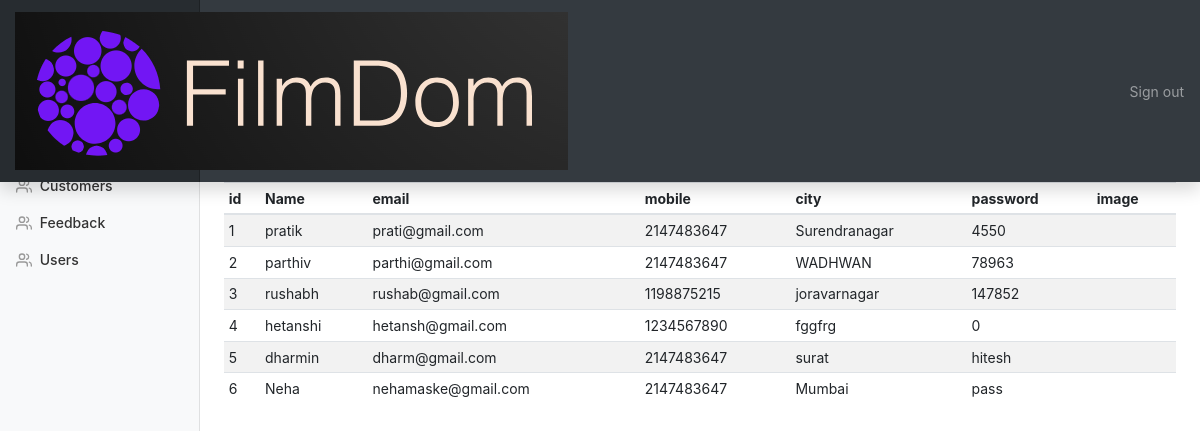
Page /admin/users.php (signed in) on the committed database.
### tables this page shows
CREATE TABLE `user` (
  `id` int(25) NOT NULL,
  `username` varchar(100) NOT NULL,
  `email` varchar(100) NOT NULL,
  `mobile` int(10) NOT NULL,
  `city` varchar(25) NOT NULL,
  `password` varchar(12) NOT NULL,
  `image` varchar(100) NOT NULL
);

### admin/users.php (the view, shortened to what this page needs)
<!doctype html>
<html lang="en">
  <head>
<?php include_once("./templates/top.php"); ?>
<?php include_once("./templates/navbar.php"); ?>
<div class="container-fluid">
  <div class="row">
    <?php include "./templates/sidebar.php"; ?>
      <div class="row">
      	<div class="col-10">
      		<h2>Users</h2>
      	</div>
      </div>
      <div class="table-responsive">
        <table class="table table-striped table-sm">
          <thead>
            <tr>
              <th>id</th>
              <th>Name</th>
              <th>email</th>
              <th>mobile</th>
              <th>city</th>
              <th>password</th>
              <th>image</th>
            </tr>
          </thead>
          <tbody id="product_list">
           <?php
include_once 'Database.php';
$result = mysqli_query($conn,"SELECT * FROM user");
if (mysqli_num_rows($result) > 0) {
  while($row = mysqli_fetch_array($result)) {
    $id=$row['id'];?>
    <tr>
              <td><?php echo $row['id'];?></td>
              <td><?php echo $row['username'];?></td>
              <td><?php echo $row['email'];?></td>
              <td><?php echo $row['mobile'];?></td>
              <td><?php echo $row['city'];?></td>
              <td><?php echo $row['password'];?></td>
              <td><img src="image/<?php echo $row['image']; ?>" alt="" class="resize"></td>
            </tr>
  <?php
  }
}
?>
          </tbody>
        </table>
      </div>
    </main>
  </div>
</div>
<?php include_once("./templates/footer.php"); ?>

### admin/templates/top.php (shortened to what this page needs)
<link rel="stylesheet" href="./css/bootstrap.min.css">
<link rel="stylesheet" href="./css/all.css">
    <link href="./css/dashboard.css" rel="stylesheet">
  </head>
 <body>

### admin/templates/navbar.php
 <nav class="navbar navbar-dark fixed-top bg-dark flex-md-nowrap p-0 shadow">
  <a class="navbar-brand col-sm-3 col-md-2 mr-0" href="#"><img src="logo.png" alt=""></a>
  <ul class="navbar-nav px-3">
    <li class="nav-item text-nowrap">
    	<?php
    		if (isset($_SESSION['admin'])) {
    			?>
    				<a class="nav-link" href="../admin/admin-logout.php">Sign out</a>
    			<?php
    		}
    	?>
    </li>
  </ul>
</nav>

### admin/templates/sidebar.php (shortened to what this page needs)
<nav class="col-md-2 d-none d-md-block bg-light sidebar">
      <div class="sidebar-sticky">
        <ul class="nav flex-column">
          <li class="nav-item">
            <a class="nav-link" href="index.php">
            </a>
          </li>
         <li class="nav-item">
            <a class="nav-link" href="add-movie.php">
            </a>
          </li>
         <li class="nav-item">
            <a class="nav-link" href="Theater_and_show.php">
            </a>
          </li>
          <li class="nav-item">
            <a class="nav-link" href="customers.php">
              <span data-feather="users"></span>
              Customers
            </a>
          </li>
           <li class="nav-item">
            <a class="nav-link" href="Feedback.php">
              <span data-feather="users"></span>
              Feedback
            </a>
          </li>
           <li class="nav-item">
            <a class="nav-link" href="users.php">
              <span data-feather="users"></span>
              Users
            </a>
          </li>
        </ul>
      </div>
    </nav>
    <main role="main" class="col-md-9 ml-sm-auto col-lg-10 px-4">
      <div class="d-flex justify-content-between flex-wrap flex-md-nowrap align-items-center pt-3 pb-2 mb-3 border-bottom">
        <h1 class="h2">Hello <?php echo $_SESSION["admin"]; ?></h1>
      </div>

### admin/templates/footer.php (shortened to what this page needs)
 </body>
</html>

### admin/css/dashboard.css (style rules this page uses)
body { font-size: .875rem; }
.feather { width: 16px; height: 16px; vertical-align: text-bottom; }
.sidebar { position: fixed; top: 0; bottom: 0; left: 0; z-index: 100; padding: 48px 0 0; box-shadow: inset -1px 0 0 rgba(0, 0, 0, .1); }
.sidebar-sticky { position: relative; top: 0; height: calc(100vh - 48px); padding-top: .5rem; overflow-x: hidden; overflow-y: auto; }
.sidebar .nav-link { font-weight: 500; color: #333; }
.sidebar .nav-link .feather { margin-right: 4px; color: #999; }
[role="main"] { padding-top: 133px; }
@media (min-width: 768px) { [role="main"] { padding-top: 48px; } }
.navbar-brand { padding-top: .75rem; padding-bottom: .75rem; font-size: 1rem; background-color: rgba(0, 0, 0, .25); box-shadow: inset -1px 0 0 rgba(0, 0, 0, .25); }

### rows in the picture
user: id "1", username "pratik", email "prati@gmail.com", mobile "2147483647", city "Surendranagar", password "4550"
user: id "2", username "parthiv", email "parthi@gmail.com", mobile "2147483647", city "WADHWAN", password "78963"
user: id "3", username "rushabh", email "rushab@gmail.com", mobile "1198875215", city "joravarnagar", password "147852"
user: id "4", username "hetanshi", email "hetansh@gmail.com", mobile "1234567890", city "fggfrg", password "0"
user: id "5", username "dharmin", email "dharm@gmail.com", mobile "2147483647", city "surat", password "hitesh"
user: id "6", username "Neha", email "nehamaske@gmail.com", mobile "2147483647", city "Mumbai", password "pass"
